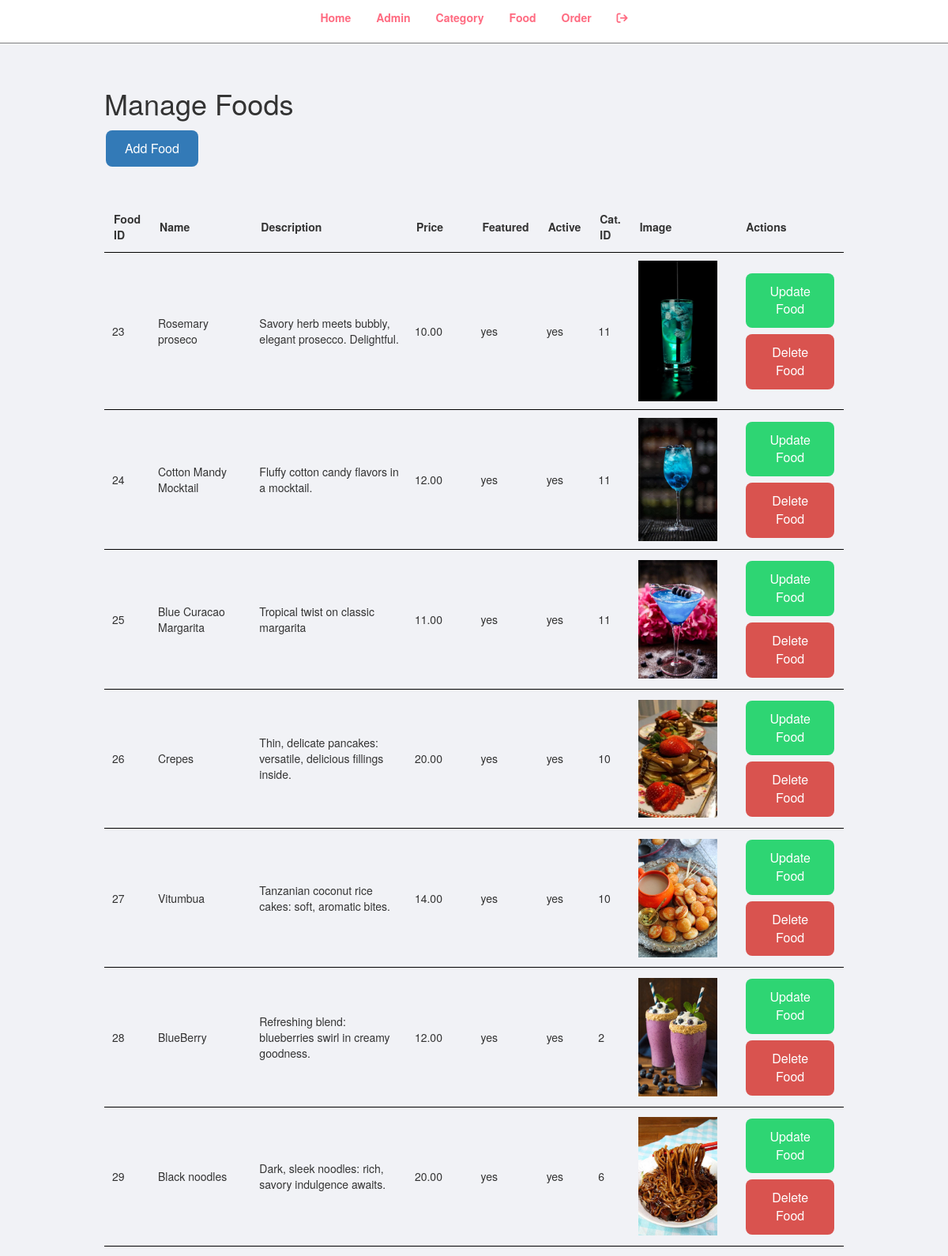
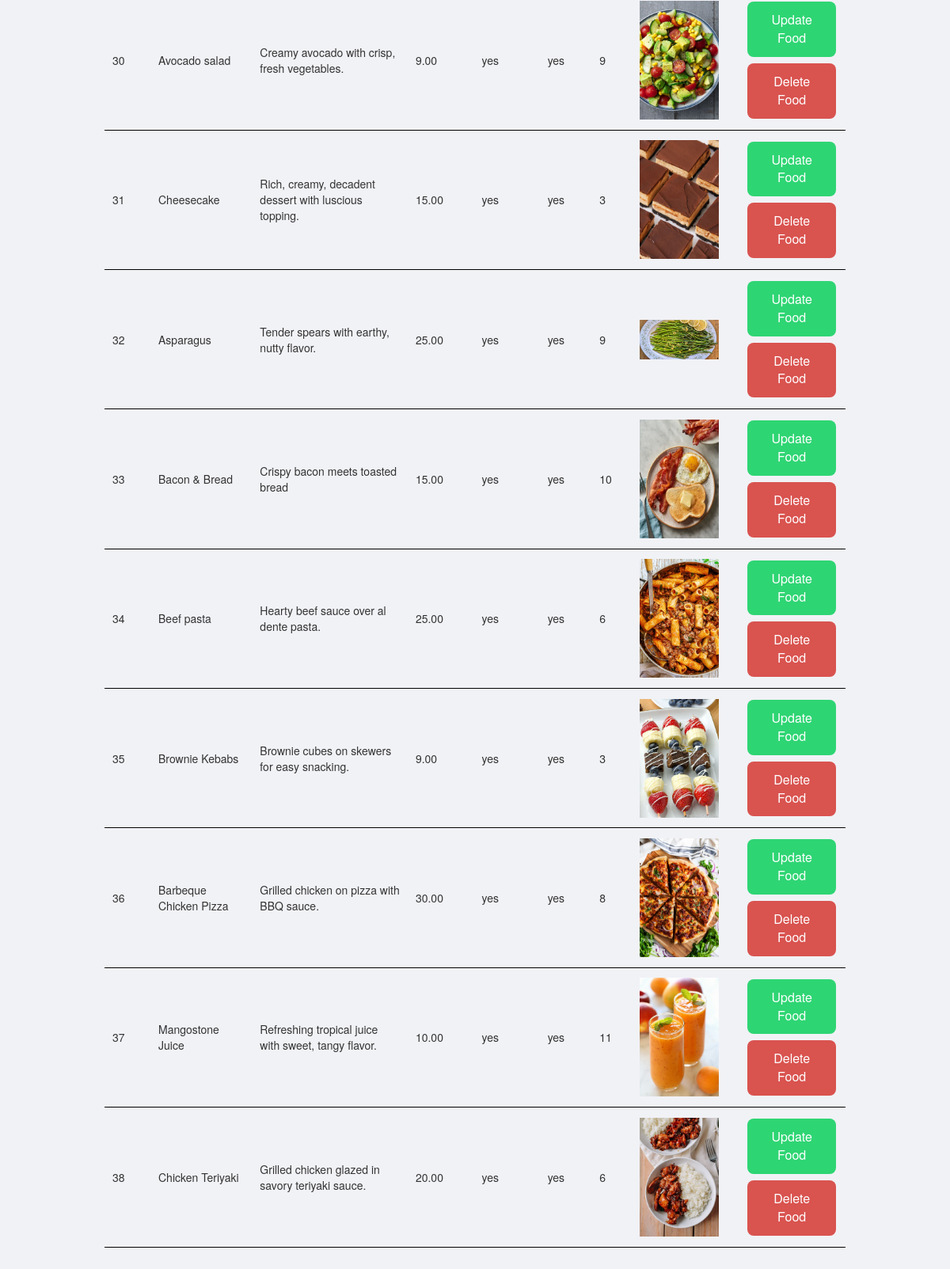
Page /admin/manage_foods.php (signed in) on the committed database (2 pictures, top to bottom).
### tables this page shows
CREATE TABLE `food` (
  `fid` int(10) UNSIGNED NOT NULL,
  `fname` varchar(100) NOT NULL,
  `description` text NOT NULL,
  `price` decimal(10,2) NOT NULL,
  `food_image` varchar(255) NOT NULL,
  `category_id` int(10) UNSIGNED NOT NULL,
  `featured` varchar(10) NOT NULL,
  `active` varchar(10) NOT NULL
);

### admin/manage_foods.php (the view)
<?php include('partials/menu.php'); ?>
<div class="main-content">
    <div class="wrapper">
        <h1> Manage Foods </h1>
        <a href="add_food.php" class="btn-primary"> Add Food </a>
        <br/> <br/> <br/>
        <table class="full-table">
            <tr>
            <th style="width: 5%;"> Food ID </th>
                <th style="width: 15%;"> Name </th>
                <th style="width: 25%;"> Description </th>
                <th style="width: 10%;"> Price </th>
                <th style="width: 5%;"> Featured </th>
                <th style="width: 5%;"> Active </th>
                <th style="width: 5%;"> Cat. ID </th>
                <th style="width: 15%;"> Image </th>
                <th style="width: 15%;"> Actions </th>
            </tr>
            <?php
            include_once '../settings/connection.php';
            $sql = "SELECT * FROM food";
            $result = $con->query($sql);
            if ($result->num_rows > 0) {
                while ($row = $result->fetch_assoc()) {
                    echo "<tr>";
                    echo "<td>" . $row["fid"] . "</td>";
                    echo "<td>" . $row["fname"] . "</td>";
                    echo "<td>" . $row["description"] . "</td>";
                    echo "<td>" . $row["price"] . "</td>";
                    echo "<td>" . $row["featured"] . "</td>";
                    echo "<td>" . $row["active"] . "</td>";
                    echo "<td>" . $row["category_id"] . "</td>";
                    if (!empty($row["food_image"])) {
                        echo "<td><img src='../images/" . $row["food_image"] . "' alt='" . $row["fname"] . "' style='width:100px;height:auto;'></td>";
                    } else {
                        echo "<td style='color: red;'>Image not added</td>";
                    }
                    echo "<td>
                    <a href='http://localhost/food-ordering/admin/update_food.php.?fid= ". $row["fid"]. " ' class='btn-secondary'> Update Food </a>
                    <a  href='http://localhost/food-ordering/admin/actions/delete_food_action.php.?fid= ". $row["fid"]. " 'class='btn-danger'> Delete Food </a>
                    </td>";
                    echo "</tr>";
                }
            } else {
                echo "<tr><td colspan='9'>No foods found</td></tr>";
            }
            ?>
        </table>
    </div>
</div>

### css/admin_index.css (style rules this page uses)
* { margin: 0; padding: 0; box-sizing: border-box; }
.wrapper { padding: 1%; width: 80%; margin: 0 auto; }
.full-table { width: 100%; border-collapse: collapse; }
.full-table th { padding: 12px; text-align: left; border-bottom: 1px solid black; }
.full-table td { padding: 10px; text-align: left; border-bottom: 1px solid black; }
.btn-primary, .btn-secondary, .btn-danger { background-color: #007bff; border: none; color: white; padding: 12px 24px; text-align: center; text-decoration: none; display: inline-block; font-size: 16px; margin: 4px 2px; cursor: pointer; border-radius: 8px; outline: none; }
.btn-secondary, .btn-danger:hover { background-color: #2ed573; }
.main-content { padding: 2% 0; background-color: #f1f2f6; }

### rows in the picture
food: fid "23", fname "Rosemary proseco", description "Savory herb meets bubbly, elegant prosecco. Delightful.", price "10.00", featured "yes", active "yes", category "11", food_image (picture)
food: fid "24", fname "Cotton Mandy Mocktail", description "Fluffy cotton candy flavors in a mocktail.", price "12.00", featured "yes", active "yes", category "11", food_image (picture)
food: fid "25", fname "Blue Curacao Margarita", description "Tropical twist on classic margarita", price "11.00", featured "yes", active "yes", category "11", food_image (picture)
food: fid "26", fname "Crepes", description "Thin, delicate pancakes: versatile, delicious fillings inside.", price "20.00", featured "yes", active "yes", category "10", food_image+fname (picture)
food: fid "27", fname "Vitumbua", description "Tanzanian coconut rice cakes: soft, aromatic bites.", price "14.00", featured "yes", active "yes", category "10", food_image (picture)
food: fid "28", fname "BlueBerry", description "Refreshing blend: blueberries swirl in creamy goodness.", price "12.00", featured "yes", active "yes", category "2", food_image (picture)
food: fid "29", fname "Black noodles", description "Dark, sleek noodles: rich, savory indulgence awaits.", price "20.00", featured "yes", active "yes", category "6", food_image (picture)
food: fid "30", fname "Avocado salad", description "Creamy avocado with crisp, fresh vegetables.", price "9.00", featured "yes", active "yes", category "9", food_image (picture)
food: fid "31", fname "Cheesecake", description "Rich, creamy, decadent dessert with luscious topping.", price "15.00", featured "yes", active "yes", category "3", food_image (picture)
food: fid "32", fname "Asparagus", description "Tender spears with earthy, nutty flavor.", price "25.00", featured "yes", active "yes", category "9", food_image (picture)
food: fid "33", fname "Bacon & Bread", description "Crispy bacon meets toasted bread", price "15.00", featured "yes", active "yes", category "10", food_image (picture)
food: fid "34", fname "Beef pasta", description "Hearty beef sauce over al dente pasta.", price "25.00", featured "yes", active "yes", category "6", food_image (picture)
food: fid "35", fname "Brownie Kebabs", description "Brownie cubes on skewers for easy snacking.", price "9.00", featured "yes", active "yes", category "3", food_image (picture)
food: fid "36", fname "Barbeque Chicken Pizza", description "Grilled chicken on pizza with BBQ sauce.", price "30.00", featured "yes", active "yes", category "8", food_image (picture)
food: fid "37", fname "Mangostone Juice", description "Refreshing tropical juice with sweet, tangy flavor.", price "10.00", featured "yes", active "yes", category "11", food_image (picture)
food: fid "38", fname "Chicken Teriyaki", description "Grilled chicken glazed in savory teriyaki sauce.", price "20.00", featured "yes", active "yes", category "6", food_image (picture)
